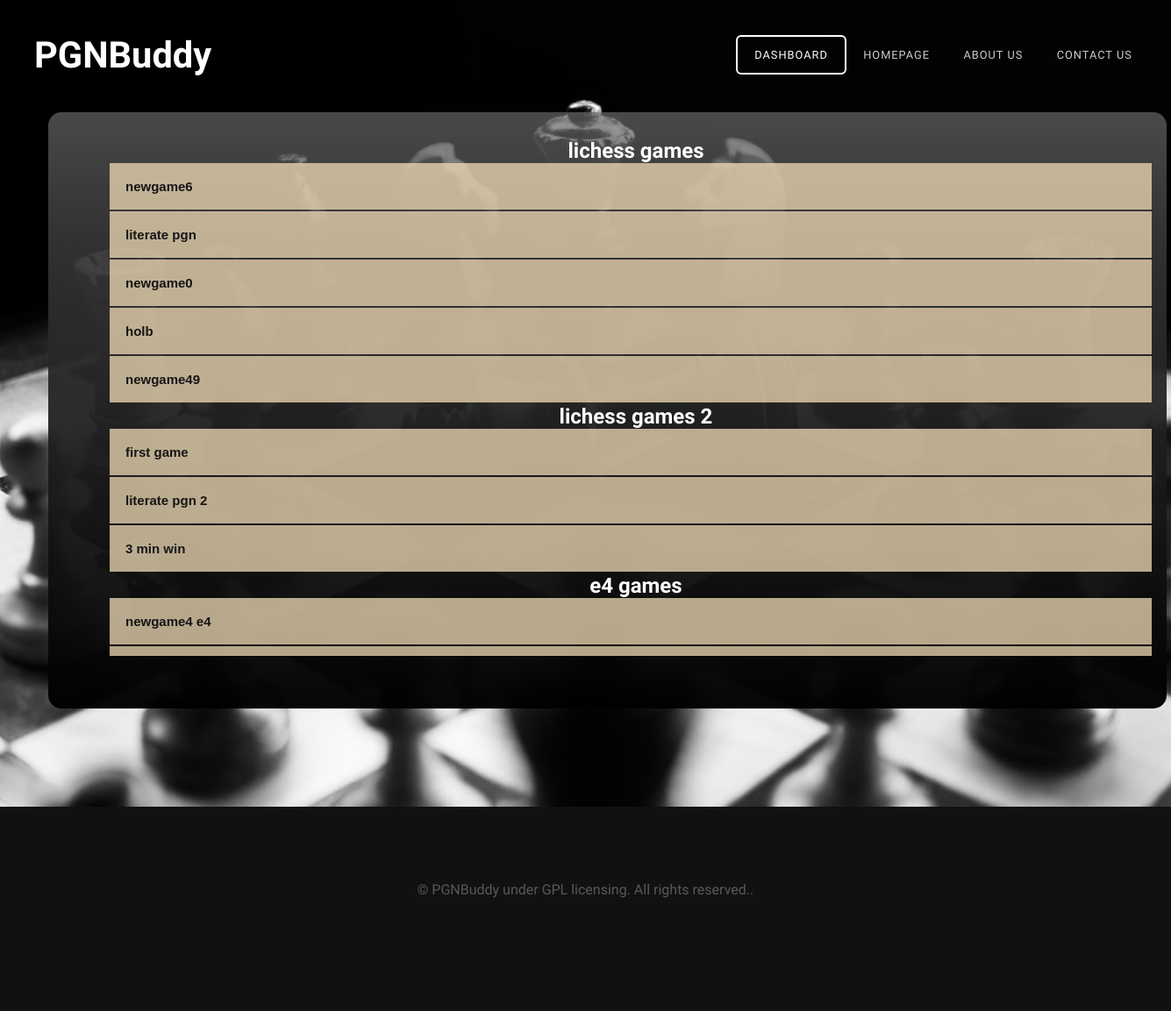
The page /mydatabase on the database its author committed.
### models.py (models this page shows)
class User(UserMixin, db.Model):
    id = db.Column(db.Integer, primary_key=True) # primary keys are required by SQLAlchemy
    email = db.Column(db.String(100), unique=True)
    password = db.Column(db.String(100))
    name = db.Column(db.String(1000))

class pgn(User):
    __tablename__ = 'pgn'
    __table_args__ = {'extend_existing': True}
    userId = db.Column(db.Integer, db.ForeignKey('user.id'))
    pgnId = db.Column(db.Integer, primary_key=True)
    game = db.Column(db.String(9999))
    frame = db.Column(db.String(200))
    fileName = db.Column(db.String(129))
    folder = db.Column(db.String(120))

### main.py (the view)
@main.route('/mydatabase', methods=['POST', 'GET'])
def mydatabase():
    gamelist = []
    games = db.session.query(pgn).all()
    for game in games:
        gamelist.append(game.game)
    pgnlist = []
    pgns = db.session.query(pgn).all()
    for pg in pgns:
        pgnlist.append({'name': str(pg.fileName), 'game': pg.game, 'folder': pg.folder, 'frame': pg.frame})
    folderlist = []
    folders = db.session.query(pgn.folder).all()
    for folder in folders:
        folderlist.append(str(folder))
    folderlist = list(dict.fromkeys(folderlist))
    return render_template('users_database.html', games=gamelist, folders=folderlist, pgnlist=pgnlist)

### templates/users_database.html (shortened to what this page needs)
<!DOCTYPE html PUBLIC "-//W3C//DTD XHTML 1.0 Strict//EN" "http://www.w3.org/TR/xhtml1/DTD/xhtml1-strict.dtd">
<html xmlns="http://www.w3.org/1999/xhtml">
<head>
<link href="static/css/default.css" rel="stylesheet" type="text/css" media="all" />
<link href="static/css/fonts.css" rel="stylesheet" type="text/css" media="all" />
</head>
<body>
<div id="header-wrapper">
	<div id="header" class="container">
		<div id="logo">
			<h1><a href="{{url_for('main.home')}}">PGNBuddy</a></h1>
		</div>
		<div id="menu">
			<ul>
				<li class="active"><a href="{{url_for('main.dashboard')}}" accesskey="1" title="">Dashboard</a></li>
				<li><a href="{{url_for('main.home')}}" accesskey="2" title="">Homepage</a></li>
				<li><a href="#" accesskey="3" title="">About Us</a></li>
				<li><a href="#" accesskey="5" title="">Contact Us</a></li>
			</ul>
		</div>
	</div>
	<div class="titlebox-dash">
        <div id="banner" class="container">
			<div class="userdatabase">
				<ul>
                    {% for folder in folders %}
                    <li><h2>{{ folder[2:-3] }}</h2>
                        <ol>
                        {% for pg in pgnlist %}
                            {% if pg['folder'] == folder[2:-3] %}
                                <div id="accordion-{{loop.index}}">
                                    <h2 class="dbbutton">{{ pg.name }}</h2>
                                </div>
                            {% endif %}
                        {% endfor %}
                        </ol>
                    </li>
                    {% endfor %}
				</ul>
			</div>
		</div>
	</div>
</div>
<div id="copyright" class="container">
		<p>&copy; PGNBuddy under GPL licensing. All rights reserved.</a>.</p>
</div>
</body>
</html>

### static/css/default.css (style rules this page uses)
html, body { height: 100%; }
body { margin: 0px; padding: 0px; background: #111111; font-family: 'Didact Gothic', sans-serif; font-size: 12pt; font-weight: 200; color: #FFF; }
h1, h2, h3 { margin: 0; padding: 0; }
p, ol, ul { margin-top: 0; }
ol, ul { padding: 0; list-style: none; }
p { line-height: 180%; }
a { color: #ee0000; }
.container { margin: 0em auto; width: 1200px; }
.titlebox-dash { position: relative; margin-left: 55px; margin-top: -60px; width: 85%; height: 540px; top: 0px; left: 0px; background: rgb(129,129,129); background: linear-gradient(180deg, rgba(111, 111, 111, 0.655) 0%, rgba(53, 53, 53, 0.924) 22%, rgba(0, 0, 0, 0.972) 100%); padding: 70px; border-radius: 15px; }
#header-wrapper { position: relative; margin-top: -20px; padding: 5em 0em 7em 0em; background: #111111 url(images/checkmate.jpeg) no-repeat center; background-size: cover; }
#header { padding: 4em 0em; height: -40px; }
#logo { position: absolute; padding-left: 39px; top: 3.6em; left: 0; }
#logo h1 { font-size: 2.6em; color: #79C255; }
#logo a { text-decoration: none; color: rgba(255,255,255,1); }
#menu { position: absolute; padding-right: 25px; top: 4.5em; right: 0; }
#menu ul { display: inline-block; }
#menu li { display: block; float: left; text-align: center; }
#menu li a, #menu li span { padding: 1em 1.5em; letter-spacing: 1px; text-decoration: none; text-transform: uppercase; font-size: 0.8em; color: rgba(255,255,255,0.80); }
#menu .active a { border: 2px solid rgba(255,255,255,1); border-radius: 6px; color: rgba(255,255,255,1); }
#banner { padding-top: 10em; text-align: center; }
.userdatabase { position: relative; overflow-y: scroll; width: 100%; height: 590px; margin-top: -200px; }
.dbbutton { background-color: rgba(239, 218, 180, 0.765); color: rgb(22, 22, 22); cursor: pointer; padding: 18px; width: 96%; font-family: Arial, Helvetica, sans-serif; text-align: left; font-size: 15px; margin-bottom: 2px; }
#copyright { overflow: hidden; padding: 5em 0em; border-top: 1px solid rgba(0,0,0,0.08); }
#copyright p { text-align: center; font-size: 1em; color: rgba(255,255,255,0.3); }

### rows shown on the page
pgn: name "newgame6"
pgn: name "literate pgn"
pgn: name "newgame0"
pgn: name "holb"
pgn: name "newgame49"
pgn: name "first game"
pgn: name "literate pgn 2"
pgn: name "3 min win"
pgn: name "newgame4 e4"

### other values the page prints
{{ folder[2:-3] }} "lichess games" "lichess games 2" "e4 games"
